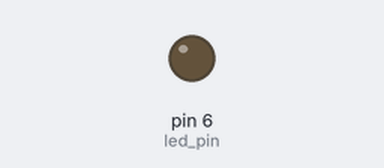
Simulated run of this sketch. Board: Arduino Uno, built with avr-gcc and run on an emulated ATmega328P. On the bench: output pins drawn as LEDs (lit = HIGH).

Above: at 0.05 s.
At 5.75 s:
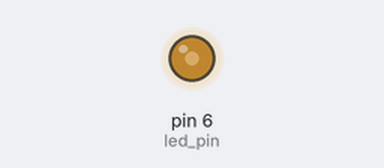
At 11.55 s:
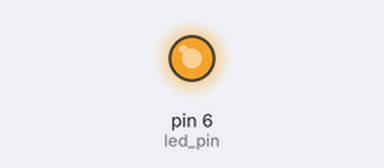
At 23.15 s:
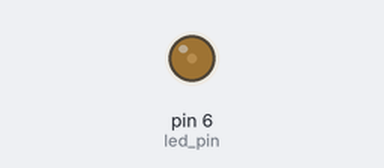
Timing chart, 0 to 33.2 s (numbered marks = the images above):
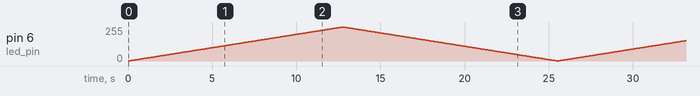

The sketch:

PWM.ino
```cpp
//Initializing LED Pin
int led_pin = 6;
void setup() {
  //Declaring LED pin as output
  pinMode(led_pin, OUTPUT);
}
void loop() {
  //Fading the LED
  for(int i=0; i<255; i++){
    analogWrite(led_pin, i);
    delay(50);
  }
  for(int i=255; i>0; i--){
    analogWrite(led_pin, i);
    delay(50);
  }
}
```
